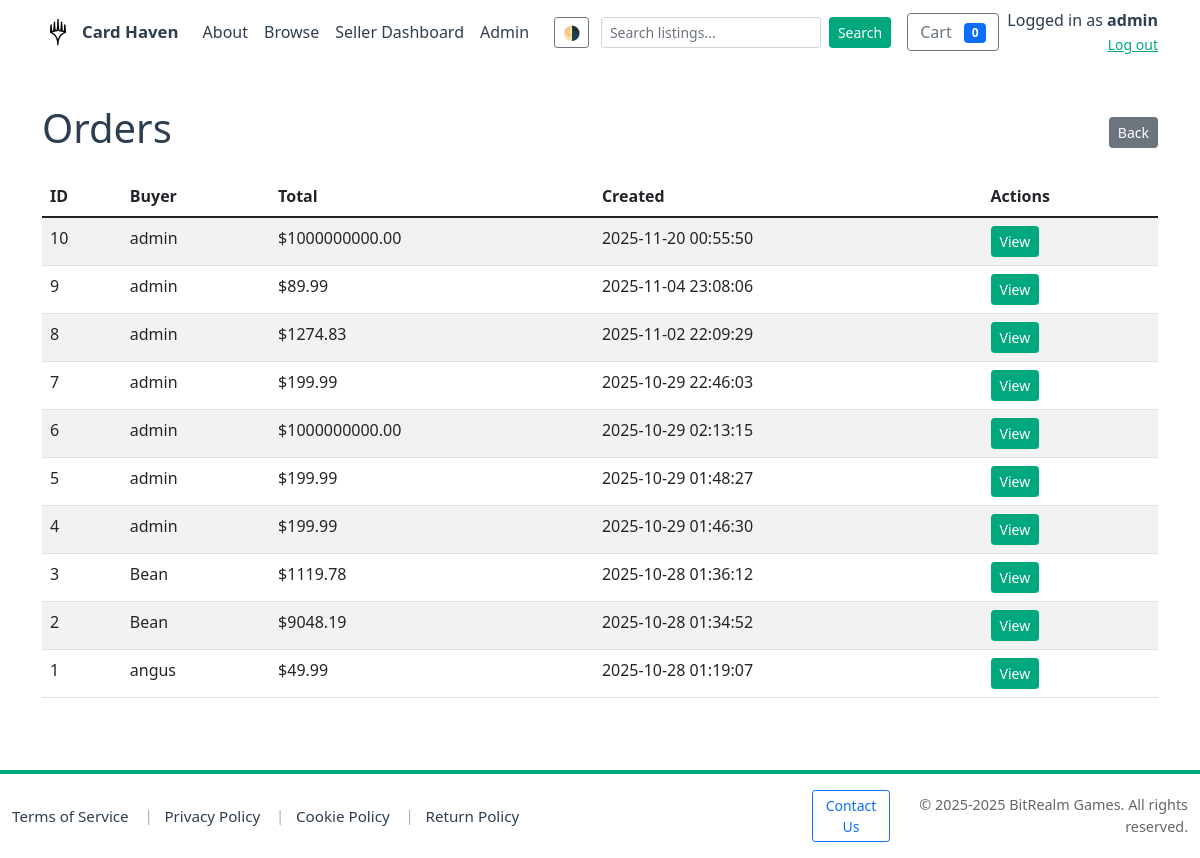
/admin/orders (signed in), run on the app's committed database.
### models.py (models this page shows, shortened)
class Order(db.Model):
    __tablename__ = 'orders'
    id = db.Column(db.Integer, primary_key=True)
    buyer_id = db.Column(db.Integer, db.ForeignKey('users.id'), nullable=True)
    buyer_name = db.Column(db.String(255))
    buyer_email = db.Column(db.String(255))
    shipping_address = db.Column(db.Text)
    status = db.Column(db.String(50), default='pending')
    total = db.Column(db.Float, nullable=False, default=0.0)
    created_at = db.Column(db.DateTime, default=datetime.utcnow)
    buyer = db.relationship('User', back_populates='orders')
    items = db.relationship('OrderItem', back_populates='order', cascade='all, delete-orphan', lazy='dynamic')

### app.py (the view)
@app.route('/admin/orders')
@admin_required
def admin_orders():
    conn = get_db_connection()
    cur = conn.cursor()
    cur.execute("SELECT id, buyer_id, buyer_name, total, created_at FROM orders ORDER BY created_at DESC")
    orders = cur.fetchall()
    conn.close()
    return render_template('admin/orders.html', orders=orders)

### app.py (called while the page is built)
def get_db_connection(path=DB_PATH):
    conn = sqlite3.connect(path)
    conn.row_factory = sqlite3.Row
    conn.execute("PRAGMA foreign_keys = ON;")
    try:
        cur = conn.cursor()
        cur.execute("PRAGMA table_info(products)")
        cols = [r['name'] for r in cur.fetchall()]
        if 'is_active' not in cols:
            try:
                cur.execute("ALTER TABLE products ADD COLUMN is_active INTEGER NOT NULL DEFAULT 1")
                conn.commit()
            except Exception:
                pass
    except Exception:
        pass
    return conn

@app.after_request
def set_security_headers(response):
    response.headers.setdefault('X-Frame-Options', 'SAMEORIGIN')
    response.headers.setdefault('X-Content-Type-Options', 'nosniff')
    response.headers.setdefault('Referrer-Policy', 'no-referrer-when-downgrade')
    if 'SSL_ENABLED' in globals() and SSL_ENABLED:
        response.headers.setdefault('Strict-Transport-Security', 'max-age=63072000; includeSubDomains; preload')
    return response

def admin_required(f):
    @wraps(f)
    def decorated(*args, **kwargs):
        uid = session.get('user_id')
        if not uid:
            return redirect(url_for('login', next=request.path))
        conn = get_db_connection()
        cur = conn.cursor()
        cur.execute("SELECT username, is_admin FROM users WHERE id = ?", (uid,))
        u = cur.fetchone()
        conn.close()
        allowed_admin_username = 'Bean'
        has_name_match = bool(u and u['username'] and u['username'].strip().lower() == allowed_admin_username.strip().lower())
        has_admin_flag = bool(u and u['is_admin'])
        if not (has_name_match or has_admin_flag):
            flash("Admin access required.")
            return redirect(url_for('index'))
        return f(*args, **kwargs)
    return decorated

### templates/admin/orders.html (shortened to what this page needs)
<!doctype html>
<html lang="en">
<head>
  {% include 'head_includes.html' %}
</head>
<body>
  {% include 'navbar.html' %}
  <div class="container my-4">
    <div class="d-flex justify-content-between align-items-center">
      <h1>Orders</h1>
      <a href="{{ url_for('admin_index') }}" class="btn btn-sm btn-secondary">Back</a>
    </div>
    <table class="table table-striped mt-3">
      <thead>
        <tr>
          <th>ID</th>
          <th>Buyer</th>
          <th>Total</th>
          <th>Created</th>
          <th>Actions</th>
        </tr>
      </thead>
      <tbody>
        {% for o in orders %}
          <tr>
            <td>{{ o['id'] }}</td>
            <td>{{ o['buyer_name'] or 'User ' ~ o['buyer_id'] }}</td>
            <td>${{ '%.2f'|format(o['total']) }}</td>
            <td>{{ (o['created_at'] or '')[:19] }}</td>
            <td><a href="{{ url_for('admin_order_detail', order_id=o['id']) }}" class="btn btn-sm btn-primary">View</a></td>
          </tr>
        {% else %}
          <tr><td colspan="5">No orders found.</td></tr>
        {% endfor %}
      </tbody>
    </table>
  </div>
  {% include 'footer.html' %}
</body>
</html>

### static/css/theme.css (style rules this page uses)
:root { --bg: #ffffff; --surface: #ffffff; --text: #2c3e50; --muted: #666666; --primary: #00a87e; --accent: #007b60; --card-shadow: rgba(0,0,0,0.06); }
body, .card, .listing-card, .profile-header, .seller-header { transition: background-color 180ms ease, color 180ms ease, box-shadow 180ms ease; }
body { background: var(--bg); color: var(--text); }
a { color: var(--primary); }
.btn-primary { background-color: var(--primary, var(--primary-color, #00a87e)) !important; border-color: var(--primary, var(--primary-color, #00a87e)) !important; color: #fff !important; }

### templates/footer.html (style rules this page uses)
html, body { height: 100%; }
body { display: flex; flex-direction: column; min-height: 100vh; }

### data on the page
Order: id "10", buyer_name "admin", total "1000000000.00", created_at "2025-11-20 00:55:50"
Order: id "9", buyer_name "admin", total "89.99", created_at "2025-11-04 23:08:06"
Order: id "8", buyer_name "admin", total "1274.83", created_at "2025-11-02 22:09:29"
Order: id "7", buyer_name "admin", total "199.99", created_at "2025-10-29 22:46:03"
Order: id "6", buyer_name "admin", total "1000000000.00", created_at "2025-10-29 02:13:15"
Order: id "5", buyer_name "admin", total "199.99", created_at "2025-10-29 01:48:27"
Order: id "4", buyer_name "admin", total "199.99", created_at "2025-10-29 01:46:30"
Order: id "3", buyer_name "Bean", total "1119.78", created_at "2025-10-28 01:36:12"
Order: id "2", buyer_name "Bean", total "9048.19", created_at "2025-10-28 01:34:52"
Order: id "1", buyer_name "angus", total "49.99", created_at "2025-10-28 01:19:07"

### other printed values
{{ session.get('username') }} "admin"
